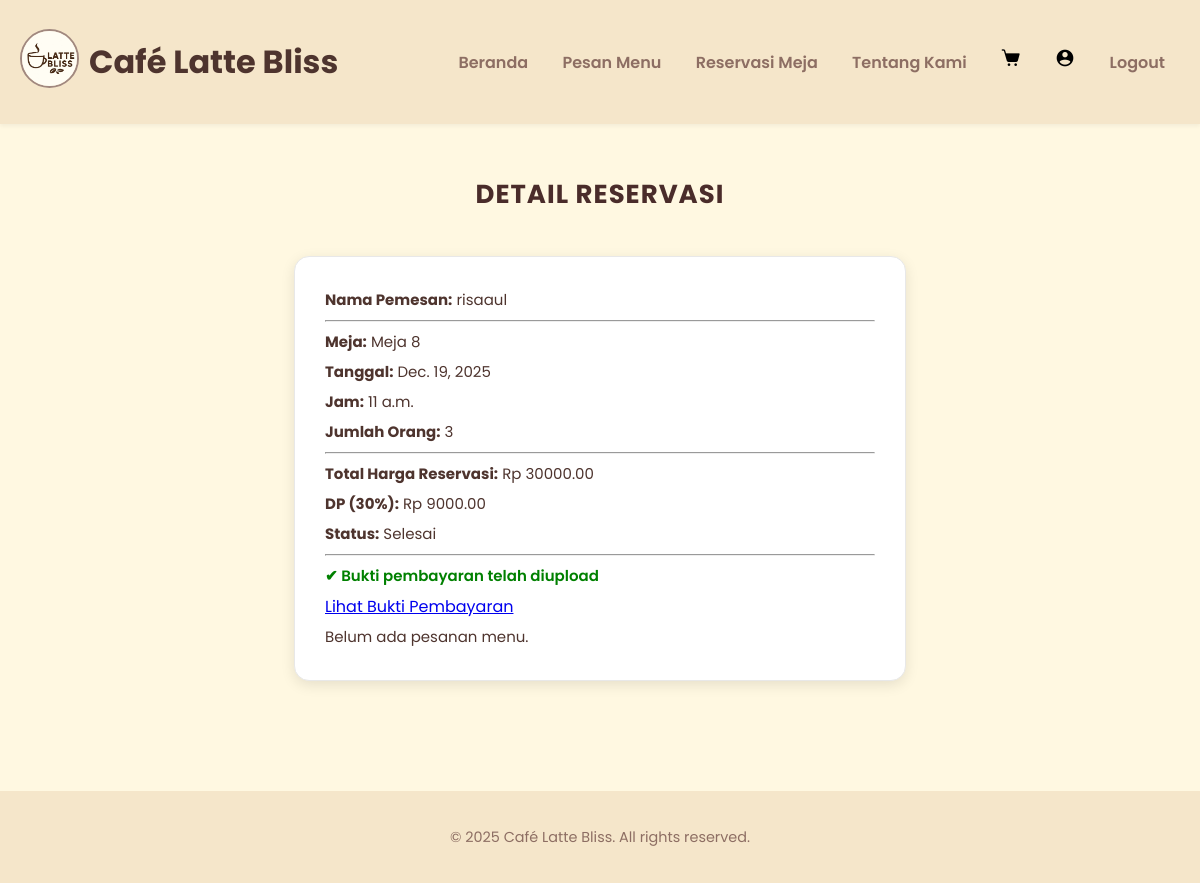
The page /detail/16/ (signed in) on the database its author committed.
### reservasi/models.py (models this page shows, shortened)
class Booking(models.Model):
    STATUS_CHOICES = [
        ('pending', 'Menunggu DP'),
        ('confirmed', 'Sudah DP'),
        ('cancelled', 'Dibatalkan'),
        ('completed', 'Selesai')
    ]
    user = models.ForeignKey(User, on_delete=models.CASCADE, null=True)
    meja = models.ForeignKey(Meja, on_delete=models.CASCADE, null=True)
    tanggal_reservasi = models.DateField()
    jam_reservasi = models.TimeField()
    jumlah_orang = models.IntegerField()
    harga_tempat_per_orang = models.DecimalField(max_digits=10, decimal_places=2, default=0)
    total_harga = models.DecimalField(max_digits=10, decimal_places=2, default=0)
    dp_nominal = models.DecimalField(max_digits=10, decimal_places=2, default=0)
    sudah_bayar_dp = models.BooleanField(default=False)
    bukti_pembayaran = models.ImageField(upload_to='bukti_dp/', null=True, blank=True)
    status = models.CharField(max_length=20, choices=STATUS_CHOICES, default='pending')
    waktu_dibuat = models.DateTimeField(auto_now_add=True)

class Meja(models.Model):
    nomor = models.IntegerField(unique=True)
    kapasitas = models.IntegerField()
    harga_per_orang = models.DecimalField(max_digits=10, decimal_places=2)
    gambar = models.ImageField(upload_to='meja_images/', blank=True, null=True)

### reservasi/views.py (the view)
# urls.py: path('detail/<int:booking_id>/', views.detail_reservasi, name='detail_reservasi'),
def detail_reservasi(request, booking_id):
    booking = get_object_or_404(Booking, id=booking_id, user=request.user)
    order = Order.objects.filter(
        customer=request.user,
        booking=booking
    ).first()
    context = {
        'booking': booking,
        'order': order
    }
    return render(request, 'detail_reservasi.html', context)

### reservasi/templates/detail_reservasi.html (shortened to what this page needs)
{% extends 'base.html' %}
{% block content %}
<h2 class="section-title">Detail Reservasi</h2>
<div class="detail-wrapper">
<div class="detail-card">
    <p><strong>Nama Pemesan:</strong>
        {{ booking.user.get_full_name|default:booking.user.username }}
    </p>
    <hr>
    <p><strong>Meja:</strong> Meja {{ booking.meja.nomor }}</p>
    <p><strong>Tanggal:</strong> {{ booking.tanggal_reservasi }}</p>
    <p><strong>Jam:</strong> {{ booking.jam_reservasi }}</p>
    <p><strong>Jumlah Orang:</strong> {{ booking.jumlah_orang }}</p>
    <hr>
    <p><strong>Total Harga Reservasi:</strong> Rp {{ booking.total_harga }}</p>
    <p><strong>DP (30%):</strong> Rp {{ booking.dp_nominal }}</p>
    <p><strong>Status:</strong> {{ booking.get_status_display }}</p>
    <hr>
    {% if not booking.sudah_bayar_dp %}
        <h3>Upload Bukti Pembayaran</h3>
        <form method="POST" enctype="multipart/form-data"
              action="{% url 'upload_bukti' booking.id %}">
            {% csrf_token %}
            <input type="file" name="bukti" required>
            <button type="submit" class="btn-primary">Upload</button>
        </form>
    {% else %}
        <p class="success-msg">✔ Bukti pembayaran telah diupload</p>
        <a href="{{ booking.bukti_pembayaran.url }}" target="_blank">
            Lihat Bukti Pembayaran
        </a>
    {% endif %}
    {% if order %}
    <hr>
    <h3>Pesanan Menu</h3>
    <ul>
    {% for item in order.items.all %}
        <li>{{ item.menu.nama }} x {{ item.quantity }}</li>
    {% endfor %}
    </ul>
    <p><strong>Total Menu:</strong> Rp {{ order.total_price }}</p>
    {% else %}
    <p>Belum ada pesanan menu.</p>
    {% endif %}
</div>
</div>
{% endblock %}

### reservasi/static/css/style.css (style rules this page uses)
:root { --color-cream-light: #FFF8E1; --color-cream-soft: #F5E6CA; --color-brown-dark: #4E342E; --color-brown-medium: #8D6E63; --color-brown-accent: #A1887F; }
body { font-family: 'Poppins', sans-serif; margin: 0; background-color: var(--color-cream-light); color: var(--color-brown-dark); line-height: 1.6; }
.section-title { font-size: 2.2em; color: var(--color-brown-dark); margin-bottom: 10px; text-align: center; }
.section-title { font-size: 2.4em; font-weight: 800; color: #4a2c2a; letter-spacing: 1px; text-transform: uppercase; margin-bottom: 12px; }

### reservasi/templates/detail_reservasi.html (style rules this page uses)
.detail-wrapper { display: flex; justify-content: center; margin: 40px 0; }
.detail-card { background: white; width: 90%; max-width: 550px; padding: 25px 30px; border-radius: 15px; box-shadow: 0 4px 14px rgba(0, 0, 0, 0.1); border: 1px solid #e8e8e8; }
.detail-card p { font-size: 15px; margin: 6px 0; }
.section-title { text-align: center; margin-top: 20px; font-size: 26px; font-weight: 700; }
.success-msg { color: green; font-weight: 600; }

### rows shown on the page
Booking: user.get_full_name "risaaul", meja.nomor "8", tanggal_reservasi "Dec. 19, 2025", jam_reservasi "11 a.m.", jumlah_orang "3", total_harga "30000.00", dp_nominal "9000.00", status "Selesai"
